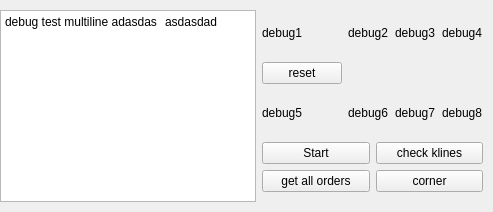
           <widget class="QWidget" name="tab_6">
            <property name="sizePolicy">
             <sizepolicy hsizetype="Preferred" vsizetype="Maximum">
              <horstretch>0</horstretch>
              <verstretch>0</verstretch>
             </sizepolicy>
            </property>
            <property name="autoFillBackground">
             <bool>false</bool>
            </property>
            <attribute name="title">
             <string>Debug</string>
            </attribute>
            <layout class="QHBoxLayout" name="horizontalLayout_16">
             <property name="leftMargin">
              <number>0</number>
             </property>
             <property name="topMargin">
              <number>10</number>
             </property>
             <property name="rightMargin">
              <number>10</number>
             </property>
             <property name="bottomMargin">
              <number>10</number>
             </property>
             <item>
              <widget class="QPlainTextEdit" name="debugPlain">
               <property name="maximumSize">
                <size>
                 <width>350</width>
                 <height>16777215</height>
                </size>
               </property>
               <property name="plainText">
                <string>debug test multiline adasdas	asdasdad</string>
               </property>
              </widget>
             </item>
             <item>
              <layout class="QVBoxLayout" name="verticalLayout_3">
               <item>
                <layout class="QGridLayout" name="gridLayout_9">
                 <item row="1" column="4">
                  <widget class="QLabel" name="debug4">
                   <property name="text">
                    <string>debug4</string>
                   </property>
                  </widget>
                 </item>
                 <item row="1" column="0">
                  <widget class="QLabel" name="debug">
                   <property name="text">
                    <string>debug1</string>
                   </property>
                  </widget>
                 </item>
                 <item row="1" column="1">
                  <widget class="QLabel" name="debug2">
                   <property name="text">
                    <string>debug2</string>
                   </property>
                   <property name="textFormat">
                    <enum>Qt::AutoText</enum>
                   </property>
                   <property name="alignment">
                    <set>Qt::AlignLeading|Qt::AlignLeft|Qt::AlignVCenter</set>
                   </property>
                  </widget>
                 </item>
                 <item row="1" column="3">
                  <widget class="QLabel" name="debug3">
                   <property name="text">
                    <string>debug3</string>
                   </property>
                  </widget>
                 </item>
                 <item row="3" column="1">
                  <widget class="QLabel" name="debug6">
                   <property name="text">
                    <string>debug6</string>
                   </property>
                  </widget>
                 </item>
                 <item row="3" column="0">
                  <widget class="QLabel" name="debug5">
                   <property name="text">
                    <string>debug5</string>
                   </property>
                  </widget>
                 </item>
                 <item row="3" column="3">
                  <widget class="QLabel" name="label_29">
                   <property name="text">
                    <string>debug7</string>
                   </property>
                  </widget>
                 </item>
                 <item row="3" column="4">
                  <widget class="QLabel" name="debug8">
                   <property name="text">
                    <string>debug8</string>
                   </property>
                  </widget>
                 </item>
                 <item row="2" column="0">
                  <widget class="QPushButton" name="reset_vol_direct">
                   <property name="text">
                    <string>reset</string>
                   </property>
                  </widget>
                 </item>
                </layout>
               </item>
               <item>
                <layout class="QGridLayout" name="gridLayout_5">
                 <property name="bottomMargin">
                  <number>10</number>
                 </property>
                 <item row="0" column="1">
                  <widget class="QPushButton" name="button_wavg">
                   <property name="text">
                    <string>Start</string>
                   </property>
                  </widget>
                 </item>
                 <item row="0" column="3">
                  <widget class="QPushButton" name="button_klines">
                   <property name="text">
                    <string>check klines</string>
                   </property>
                  </widget>
                 </item>
                 <item row="1" column="1">
                  <widget class="QPushButton" name="get_all_orders_button">
                   <property name="text">
                    <string>get all orders</string>
                   </property>
                  </widget>
                 </item>
                 <item row="1" column="3">
                  <widget class="QPushButton" name="debug_corner">
                   <property name="text">
                    <string>corner</string>
                   </property>
                  </widget>
                 </item>
                </layout>
               </item>
              </layout>
             </item>
            </layout>
           </widget>
